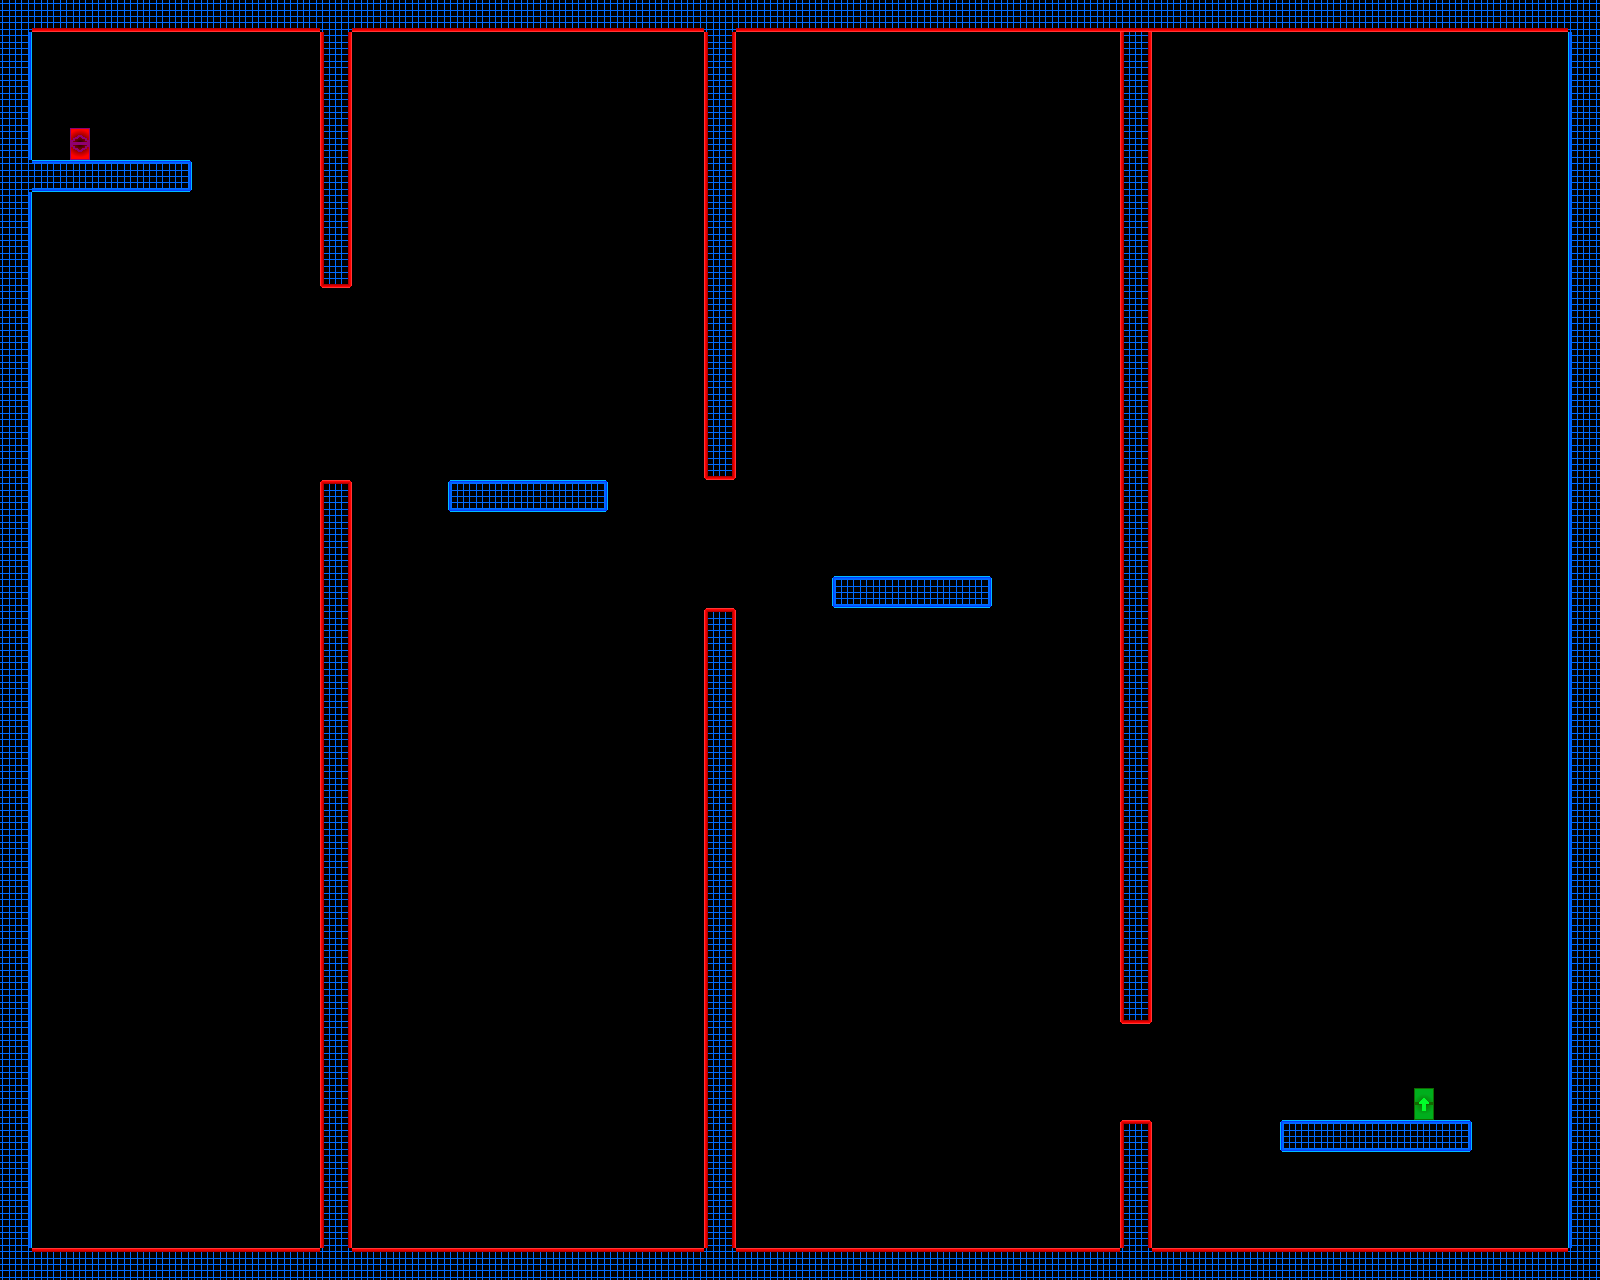

Tiled map render using the project's own tile images. Description and the map definition, with tile-layer contents summarised, below:
An orthogonal 50x40 tile map with 32x32 px tiles, 1 tile layer (Tile Layer 1) and 16 objects.

<map version="1.0" orientation="orthogonal" renderorder="right-down" width="50" height="40" tilewidth="32" tileheight="32" nextobjectid="53">
 <tileset firstgid="1" name="TestTiles" tilewidth="32" tileheight="32" tilecount="117">
  <image source="resources/tiles/TestTile.png" width="416" height="288" />
 </tileset>
 <layer name="Tile Layer 1" width="50" height="40">
  <data>[2000 cells, 300 non-empty, 13 distinct tile ids]</data>
 </layer>
 <objectgroup name="Triggers" visible="0">
  <object id="36" x="32" y="0" width="1536" height="32">
   <properties>
    <property name="deadly" value="b" />
   </properties>
  </object>
  <object id="37" x="32" y="1248" width="1536" height="32">
   <properties>
    <property name="deadly" value="t" />
   </properties>
  </object>
  <object id="39" x="320" y="32" width="32" height="256">
   <properties>
    <property name="deadly" value="tblr" />
   </properties>
  </object>
  <object id="40" x="320" y="480" width="32" height="768">
   <properties>
    <property name="deadly" value="tblr" />
   </properties>
  </object>
  <object id="41" x="704" y="608" width="32" height="640">
   <properties>
    <property name="deadly" value="tblr" />
   </properties>
  </object>
  <object id="42" x="704" y="32" width="32" height="448">
   <properties>
    <property name="deadly" value="tblr" />
   </properties>
  </object>
  <object id="43" x="1120" y="32" width="32" height="992">
   <properties>
    <property name="deadly" value="tblr" />
   </properties>
  </object>
  <object id="44" x="1120" y="1120" width="32" height="128">
   <properties>
    <property name="deadly" value="tblr" />
   </properties>
  </object>
  <object id="45" x="0" y="0" width="32" height="1280">
   <properties>
    <property name="blocker" value="r" />
   </properties>
  </object>
  <object id="46" x="1568" y="0" width="32" height="1280">
   <properties>
    <property name="blocker" value="l" />
   </properties>
  </object>
  <object id="47" x="32" y="160" width="160" height="32">
   <properties>
    <property name="blocker" value="tblr" />
   </properties>
  </object>
  <object id="48" x="448" y="480" width="160" height="32">
   <properties>
    <property name="blocker" value="tblr" />
   </properties>
  </object>
  <object id="49" x="832" y="576" width="160" height="32">
   <properties>
    <property name="blocker" value="tblr" />
   </properties>
  </object>
  <object id="50" x="1280" y="1120" width="192" height="32">
   <properties>
    <property name="blocker" value="tblr" />
   </properties>
  </object>
  <object id="51" x="64" y="128" width="32" height="32">
   <properties>
    <property name="playerEntrance" value="" />
   </properties>
  </object>
  <object id="52" x="1408" y="1088" width="32" height="32">
   <properties>
    <property name="playerExit" value="" />
   </properties>
  </object>
 </objectgroup>
</map>
